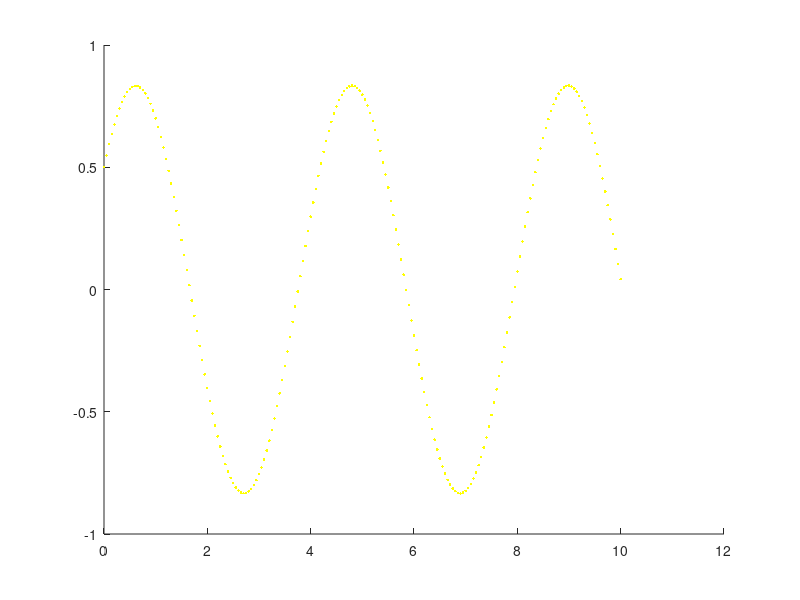

Reproduce this figure in MATLAB.
dt=0.05;%the time difference
n=200;%the total number of plots
x=0.5;
v=1;
t=0;
w=1.5;
hold on;
plot(t,x,'y.');
for i=1:n
    a=-w^2*x;
    y=x+v*dt;
    z=v+a*dt;
    x=(y+x+z*dt)/2;
    v=(z+v-w^2*y*dt)/2;
    t=t+dt;
    plot(t,x,'y.');
end
hold off;